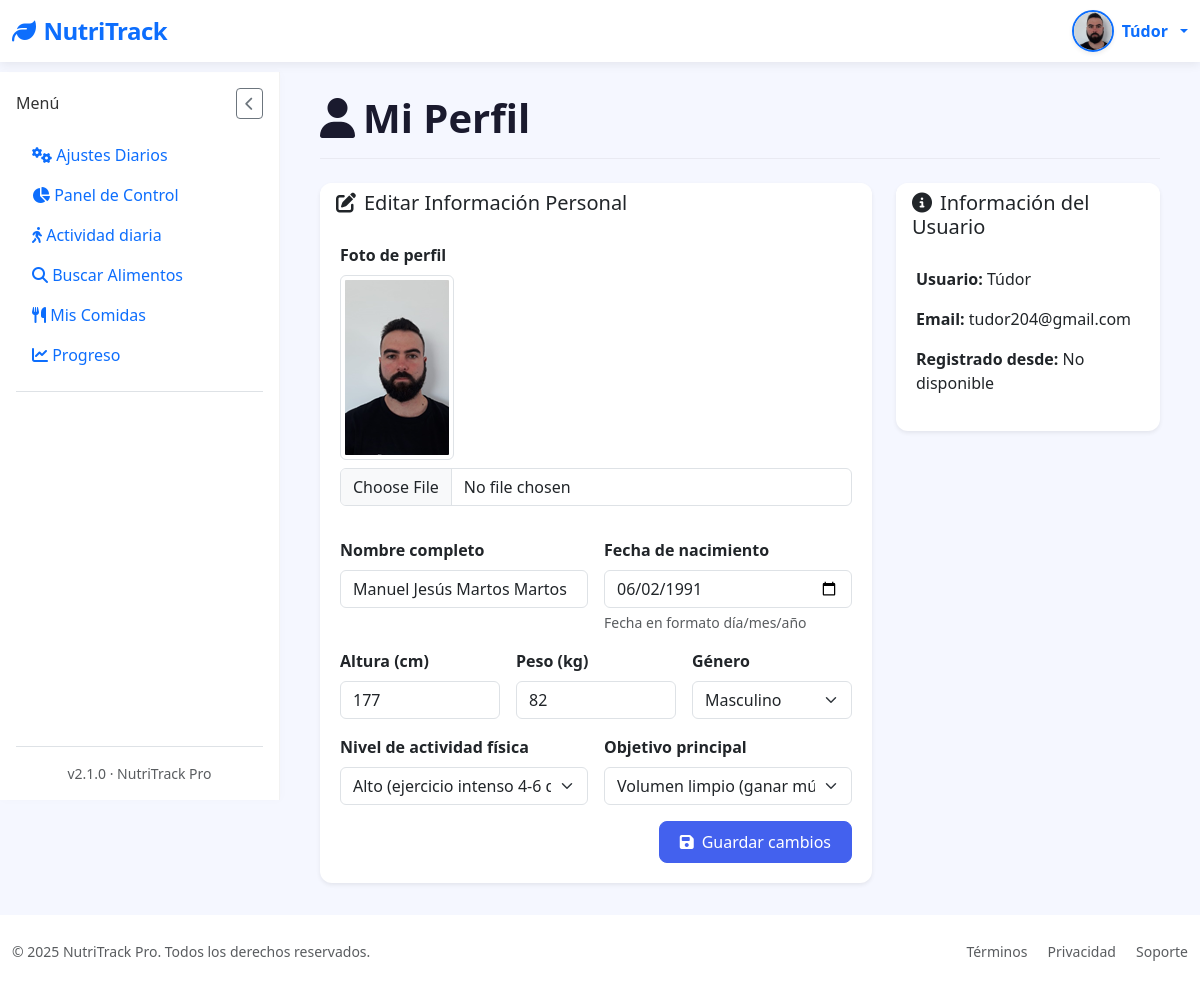
Before: /profile (signed in) with the older database file.
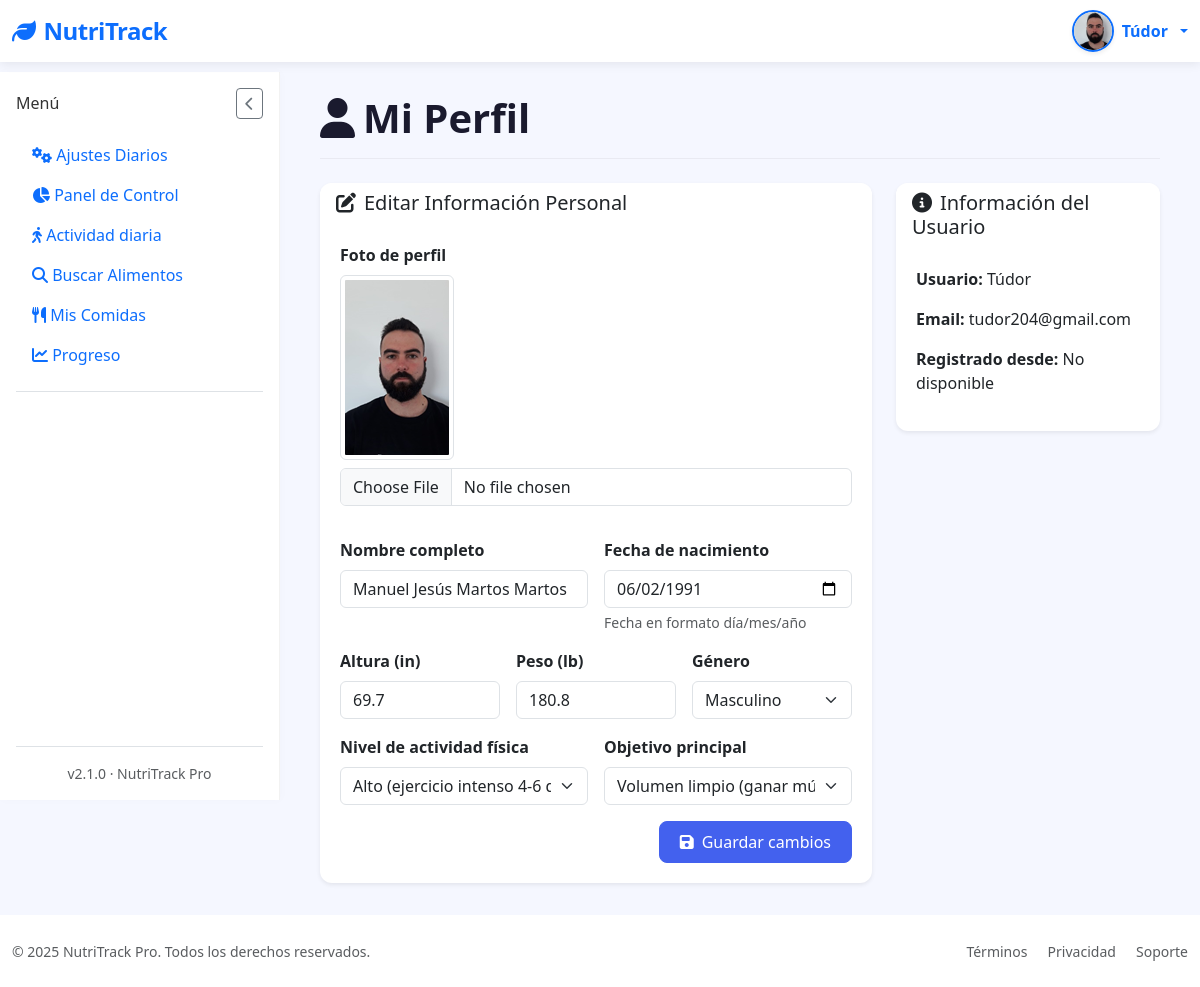
After: the same page with the newer database file.
### tables this page shows
CREATE TABLE "loggin" (
	"id"	INTEGER,
	"username"	TEXT NOT NULL,
	"password"	TEXT,
	"email"	TEXT, google_id TEXT, full_name TEXT, birth_date TEXT, height_cm INTEGER, weight_kg INTEGER, gender TEXT, activity_level TEXT, goal TEXT, profile_photo TEXT DEFAULT NULL, preferences TEXT DEFAULT '{}',
	PRIMARY KEY("id" AUTOINCREMENT)
);

### app/controllers/UsersController.py (the view, shortened to what this page needs)
@app.route('/profile', methods=['GET', 'POST'])
@login_required
def profile():
    user_data = get_user_profile(current_user.id)
    prefs = get_user_preferences(current_user.id)
    if prefs.get('units') == 'lb/in':
        if user_data['weight_kg']:
            user_data['weight_kg'] = round(user_data['weight_kg'] * 2.20462, 1)
        if user_data['height_cm']:
            user_data['height_cm'] = round(user_data['height_cm'] * 0.393701, 1)
    return render_template('Users/profile.html', user=user_data)

### app/__init__.py (called while the page is built)
@login_manager.user_loader
def load_user(user_id):
    return User.get_by_id(user_id)

### app/conexion.py (called while the page is built)
@contextmanager
def get_db_connection():
    conn = sqlite3.connect(DATABASE)
    conn.row_factory = sqlite3.Row  # Esto permite acceso como diccionario
    try:
        yield conn
    finally:
        conn.close()

@contextmanager
def get_db_cursor():
    with get_db_connection() as conn:
        cursor = conn.cursor()
        try:
            yield cursor
            conn.commit()
        except:
            conn.rollback()
            raise

### app/controllers/UsersController.py (called while the page is built)
@app.context_processor
def inject_prefs():
    if current_user.is_authenticated:
        prefs = get_user_preferences(current_user.id)  # función que recupera las prefs
        return dict(prefs=prefs)
    return dict(prefs=None)

### app/models/LoginGoogleModel.py (called while the page is built)
    @staticmethod
    def get_by_id(user_id):
        with get_db_cursor() as cur:
            cur.execute("SELECT * FROM loggin WHERE id = ?", (user_id,))
            user = cur.fetchone()
            if user:
                return User(
                    id=user['id'],
                    username=user['username'],
                    email=user['email'] if 'email' in user.keys() else None,
                    google_id=user['google_id'] if 'google_id' in user.keys() else None,
                    profile_photo=user['profile_photo'] if 'profile_photo' in user.keys() else None
                )
        return None

### app/models/UsersModel.py (called while the page is built)
def get_user_profile(user_id):
    with get_db_cursor() as cursor:
        cursor.execute("""
            SELECT username, email, full_name, birth_date, height_cm, weight_kg, gender, activity_level, goal, profile_photo
            FROM loggin WHERE id = ?
        """, (user_id,))
        row = cursor.fetchone()
        return dict(row) if row else None

def get_user_preferences(user_id):
    with get_db_cursor() as cursor:
        cursor.execute("SELECT preferences FROM loggin WHERE id = ?", (user_id,))
        row = cursor.fetchone()
        try:
            return json.loads(row["preferences"]) if row and row["preferences"] else {}
        except:
            return {}

### app/templates/Users/profile.html (shortened to what this page needs)
{% extends "base.html" %}
{% block section %}
<div class="page-header mb-4">
  <h1 class="page-title">
    <i class="fas fa-user me-2"></i>Mi Perfil
  </h1>
</div>
<div class="row g-4">
  <div class="col-lg-8">
    <div class="card shadow-sm border-0">
      <div class="card-header bg-white border-0">
        <h5 class="mb-0"><i class="fas fa-edit me-2"></i>Editar Información Personal</h5>
      </div>
      <div class="card-body">
        <form method="POST" class="row g-3" novalidate enctype="multipart/form-data">
        <div class="col-md-12 mb-3">
          <label for="profile_photo" class="form-label fw-semibold">Foto de perfil</label>
          {% if user.profile_photo %}
            <div class="mb-2">
              <img src="{{ url_for('static', filename='images/profile_photo/' ~ user.profile_photo) }}" alt="Foto de perfil" class="img-thumbnail" style="max-width: 150px;">
            </div>
          {% endif %}
          <input
            type="file"
            class="form-control"
            id="profile_photo"
            name="profile_photo"
            accept="image/png, image/jpeg, image/jpg, image/gif"
          >
        </div>
          <div class="col-md-6">
            <label for="full_name" class="form-label fw-semibold">Nombre completo</label>
            <input
              type="text"
              class="form-control"
              id="full_name"
              name="full_name"
              value="{{ user.full_name or '' }}"
              placeholder="Ej. Juan Pérez"
              required
            >
          </div>
          <div class="col-md-6">
            <label for="birth_date" class="form-label fw-semibold">Fecha de nacimiento</label>
            <input
              type="date"
              class="form-control"
              id="birth_date"
              name="birth_date"
              value="{{ user.birth_date or '' }}"
              max="{{ current_date }}"
              aria-describedby="birthHelp"
            >
            <div id="birthHelp" class="form-text">Fecha en formato día/mes/año</div>
          </div>
          <div class="col-md-4">
            <label for="height_cm" class="form-label fw-semibold">
              Altura ({{ 'cm' if prefs.units == 'kg/cm' else 'in' }})
            </label>
            <input
              type="number"
              class="form-control"
              id="height_cm"
              name="height_cm"
              value="{{ user.height_cm or '' }}"
              min="50"
              max="250"
              placeholder="Ej. {{ '177 cm' if prefs.units == 'kg/cm' else '70 in' }}"
            >
          </div>
          <div class="col-md-4">
            <label for="weight_kg" class="form-label fw-semibold">
              Peso ({{ 'kg' if prefs.units == 'kg/cm' else 'lb' }})
            </label>
            <input
              type="number"
              class="form-control"
              id="weight_kg"
              name="weight_kg"
              value="{{ user.weight_kg or '' }}"
              min="20"
              max="300"
              placeholder="Ej. {{ '78 kg' if prefs.units == 'kg/cm' else '172 lb' }}"
            >
          </div>
          <div class="col-md-4">
            <label for="gender" class="form-label fw-semibold">Género</label>
            <select id="gender" name="gender" class="form-select">
              <option value="Masculino" {% if user.gender == 'Masculino' %}selected{% endif %}>Masculino</option>
            </select>
          </div>
          <div class="col-md-6">
            <label for="activity_level" class="form-label fw-semibold">Nivel de actividad física</label>
            <select id="activity_level" name="activity_level" class="form-select">
              <option value="Alto" {% if user.activity_level == 'Alto' %}selected{% endif %}>Alto (ejercicio intenso 4-6 días/semana)</option>
            </select>
          </div>
          <div class="col-md-6">
            <label for="goal" class="form-label fw-semibold">Objetivo principal</label>
            <select id="goal" name="goal" class="form-select" required>
              <option value="Volumen limpio" {% if user.goal == 'Volumen limpio' %}selected{% endif %}>Volumen limpio (ganar músculo sin grasa)</option>
            </select>
          </div>
          <div class="col-12 d-flex justify-content-end mt-3">
            <button type="submit" class="btn btn-primary">
              <i class="fas fa-save me-2"></i>Guardar cambios
            </button>
          </div>
        </form>
      </div>
    </div>
  </div>
  <div class="col-lg-4">
    <div class="card shadow-sm border-0">
      <div class="card-header bg-white border-0">
        <h5 class="mb-0"><i class="fas fa-info-circle me-2"></i>Información del Usuario</h5>
      </div>
      <div class="card-body">
        <p><strong>Usuario:</strong> {{ user.username }}</p>
        <p><strong>Email:</strong> {{ user.email }}</p>
        <p><strong>Registrado desde:</strong> {{ user.created_at.strftime('%d/%m/%Y') if user.created_at else 'No disponible' }}</p>
      </div>
    </div>
  </div>
</div>
{% endblock %}

### app/templates/base.html (shortened to what this page needs)
<!DOCTYPE html>
<html lang="es" data-bs-theme="{% if prefs and prefs.dark_mode %}dark{% else %}light{% endif %}">
<head>
    <link href="https://cdn.jsdelivr.net/npm/bootstrap@5.3.2/dist/css/bootstrap.min.css" rel="stylesheet">
    <link rel="stylesheet" href="https://cdn.jsdelivr.net/npm/bootstrap-icons@1.11.1/font/bootstrap-icons.css">
    <link rel="stylesheet" href="https://cdnjs.cloudflare.com/ajax/libs/font-awesome/6.5.2/css/all.min.css" />
    <link href="https://cdn.jsdelivr.net/npm/sweetalert2@11/dist/sweetalert2.min.css" rel="stylesheet">
    <link rel="stylesheet" href="{{ url_for('static', filename='styles/Stylebase.css') }}">
</head>
<body>
    <nav class="navbar navbar-expand-lg navbar-light bg-white">
        <div class="container-fluid">
            <a class="navbar-brand text-primary" href="{{ url_for('logout') }}">
                <i class="fas fa-leaf me-2"></i>NutriTrack
            </a>
            <div class="d-flex align-items-center ms-auto">
  {% if current_user.is_authenticated %}
  <div class="dropdown">
    <a href="#" class="d-flex align-items-center text-decoration-none dropdown-toggle" id="userDropdown" data-bs-toggle="dropdown" aria-expanded="false" style="gap: 0.5rem;">
      {% if current_user.profile_photo %}
        <img src="{{ url_for('static', filename='images/profile_photo/' + current_user.profile_photo) }}"
            alt="Avatar"
            class="rounded-circle shadow-sm"
            style="width: 42px; height: 42px; object-fit: cover; border: 2px solid #0d6efd;">
      {% else %}
        <div class="user-avatar bg-primary text-white rounded-circle d-flex justify-content-center align-items-center shadow-sm"
             style="width: 42px; height: 42px; font-weight: 700; font-size: 1.1rem; user-select: none;">
          {{ current_user.username[0]|upper }}
        </div>
      {% endif %}
      <span class="d-none d-sm-inline fw-semibold text-primary" style="font-size: 1rem;">
        {{ current_user.username }}
      </span>
    </a>
  </div>
  {% endif %}
</div>
        </div>
    </nav>
    <div class="container-fluid flex-grow-1">
        <div class="row h-100 g-0">
            <nav class="sidebar d-flex flex-column p-3" id="sidebar">
                <div class="d-flex justify-content-between align-items-center mb-3">
                    <h6 class="sidebar-title mb-0">Menú</h6>
                    <button id="closeSidebarBtn" class="btn btn-sm btn-outline-secondary d-lg-block">
                        <i class="fas fa-chevron-left"></i>
                    </button>
                </div>
                <ul class="nav nav-pills flex-column mb-auto">
                    <li>
                        <a href="{{ url_for('settings') }}" class="nav-link {% if request.path == url_for('settings') %}active{% endif %}">
                            <i class="fas fa-cogs"></i> Ajustes Diarios
                        </a>
                    </li>
                    <li>
                        <a href="{{ url_for('dashboard') }}" class="nav-link {% if request.path == url_for('dashboard') %}active{% endif %}">
                            <i class="fas fa-chart-pie"></i> Panel de Control
                        </a>
                    </li>
                    <li>
                        <a href="{{ url_for('activity') }}" class="nav-link {% if request.path == url_for('activity') %}active{% endif %}">
                            <i class="fas fa-walking"></i> Actividad diaria
                        </a>
                    </li>
                    <li>
                        <a href="{{ url_for('search_food') }}" class="nav-link {% if request.path == url_for('search_food') %}active{% endif %}">
                            <i class="fas fa-search"></i> Buscar Alimentos
                        </a>
                    </li>
                    <li>
                        <a href="{{ url_for('mis_comidas') }}" class="nav-link {% if request.path == url_for('mis_comidas') %}active{% endif %}">
                            <i class="fas fa-utensils"></i> Mis Comidas
                        </a>
                    </li>
                    <li>
                        <a href="{{ url_for('progreso') }}" class="nav-link {% if request.path == url_for('progreso') %}active{% endif %}">
                            <i class="fas fa-chart-line"></i> Progreso
                        </a>
                    </li>
                    <li class="pt-3 mt-3 border-top">
                    </li>
                </ul>
                <div class="mt-auto pt-3 border-top text-center small text-muted">
                    v2.1.0 · NutriTrack Pro
                </div>
            </nav>
            <main class="main-content" id="mainContent">
                {% block section %}{% endblock %}
            </main>
        </div>
    </div>
    <footer class="bg-white py-4 mt-auto">
        <div class="container-fluid">
            <div class="row align-items-center">
                <div class="col-md-6 text-center text-md-start">
                    <p class="mb-0 small text-muted">&copy; 2025 NutriTrack Pro. Todos los derechos reservados.</p>
                </div>
                <div class="col-md-6 text-center text-md-end">
                    <a href="#" class="text-decoration-none small text-muted me-3">Términos</a>
                    <a href="#" class="text-decoration-none small text-muted me-3">Privacidad</a>
                    <a href="#" class="text-decoration-none small text-muted">Soporte</a>
                </div>
            </div>
        </div>
    </footer>
</body>
</html>

### app/static/styles/StyleBase.css (style rules this page uses)
:root { --primary-color: #4361ee; --secondary-color: #3f37c9; --accent-color: #4cc9f0; --dark-color: #1a1a2e; --light-color: #f8f9fa; --success-color: #4bb543; }
body { font-family: 'Segoe UI', system-ui, -apple-system, sans-serif; background-color: #f5f7ff; color: #333; min-height: 100vh; display: flex; flex-direction: column; overflow-x: hidden; }
.navbar-brand { font-weight: 700; font-size: 1.5rem; letter-spacing: -0.5px; }
.navbar { box-shadow: 0 2px 10px rgba(0, 0, 0, 0.08); background: white !important; position: relative; z-index: 1100; }
.container-fluid.flex-grow-1 { display: flex; flex-direction: column; min-height: calc(100vh - 72px - 70px); padding-left: 0; padding-right: 0; }
.row.h-100 { display: flex; flex-grow: 1; flex-wrap: nowrap; margin-left: 0; margin-right: 0; width: 100%; }
.sidebar { width: 280px; background: white; position: sticky; top: 72px; border-right: 1px solid rgba(0, 0, 0, 0.05); box-shadow: 1px 0 10px rgba(0, 0, 0, 0.02); transition: all 0.3s ease; z-index: 100; display: flex; flex-direction: column; flex-shrink: 0; height: calc(100vh - 72px); padding: 1rem; }
.main-content { flex-grow: 1; flex-basis: 0; padding: 2rem 2.5rem; background-color: #f5f7ff; overflow-y: auto; }
.card-body { padding: 1.25rem; }
.card-body { flex-grow: 1; }
.card { border: none; border-radius: 12px; box-shadow: 0 4px 12px rgba(0, 0, 0, 0.05); transition: transform 0.2s ease, box-shadow 0.2s ease; }
.card-header { background-color: white; border-bottom: 1px solid rgba(0, 0, 0, 0.05); font-weight: 600; border-radius: 12px 12px 0 0 !important; }
.btn-primary { background-color: var(--primary-color); border-color: var(--primary-color); font-weight: 500; padding: 8px 20px; border-radius: 8px; }
.page-header { display: flex; justify-content: space-between; align-items: center; margin-bottom: 2rem; padding-bottom: 1rem; border-bottom: 1px solid rgba(0, 0, 0, 0.05); }
.page-title { font-weight: 700; color: var(--dark-color); margin: 0; }

Changed rows visible on the page:
changed loggin "Túdor": height_cm "177" → (not shown); weight_kg "82" → (not shown)
Other visible differences:
{{ 'cm' if prefs.units == 'kg/cm' else 'in' }}: "cm" → "in"
form field height_cm: (not shown) → "69.7"
{{ 'kg' if prefs.units == 'kg/cm' else 'lb' }}: "kg" → "lb"
form field weight_kg: (not shown) → "180.8"
